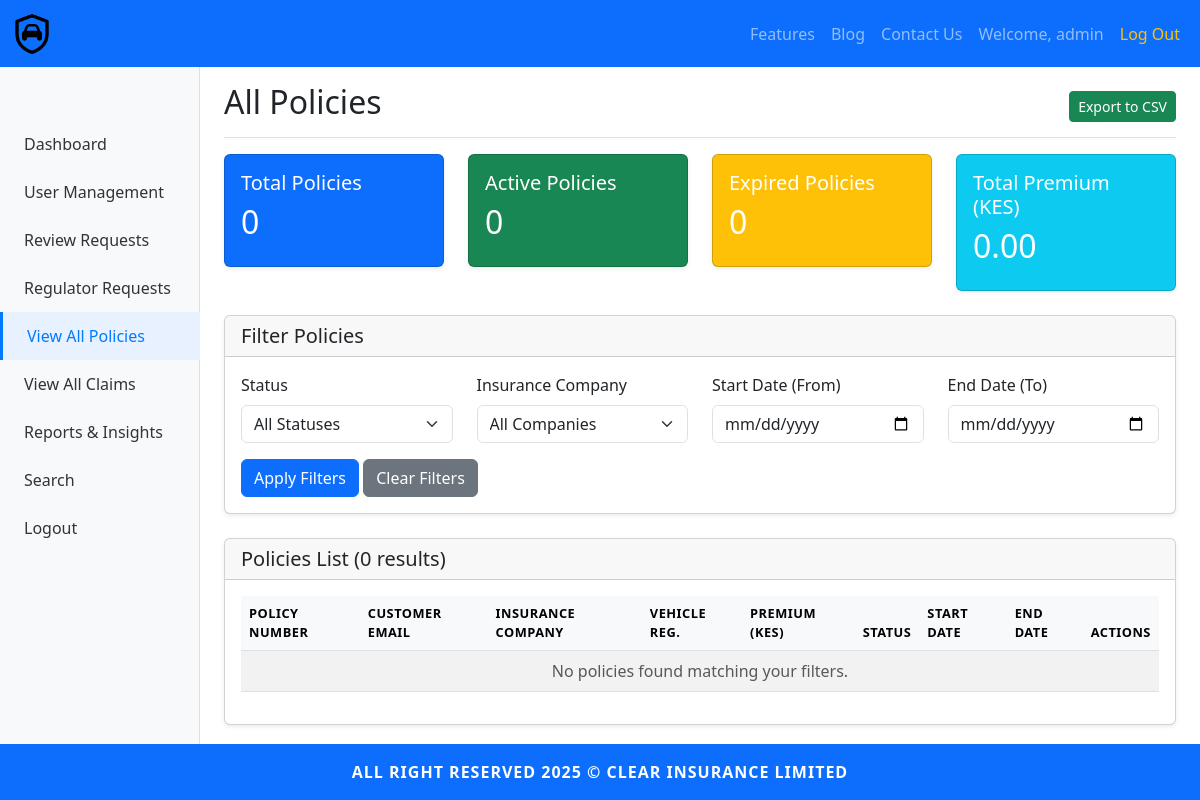
The app's page /admin/view-policies (signed in), older data.
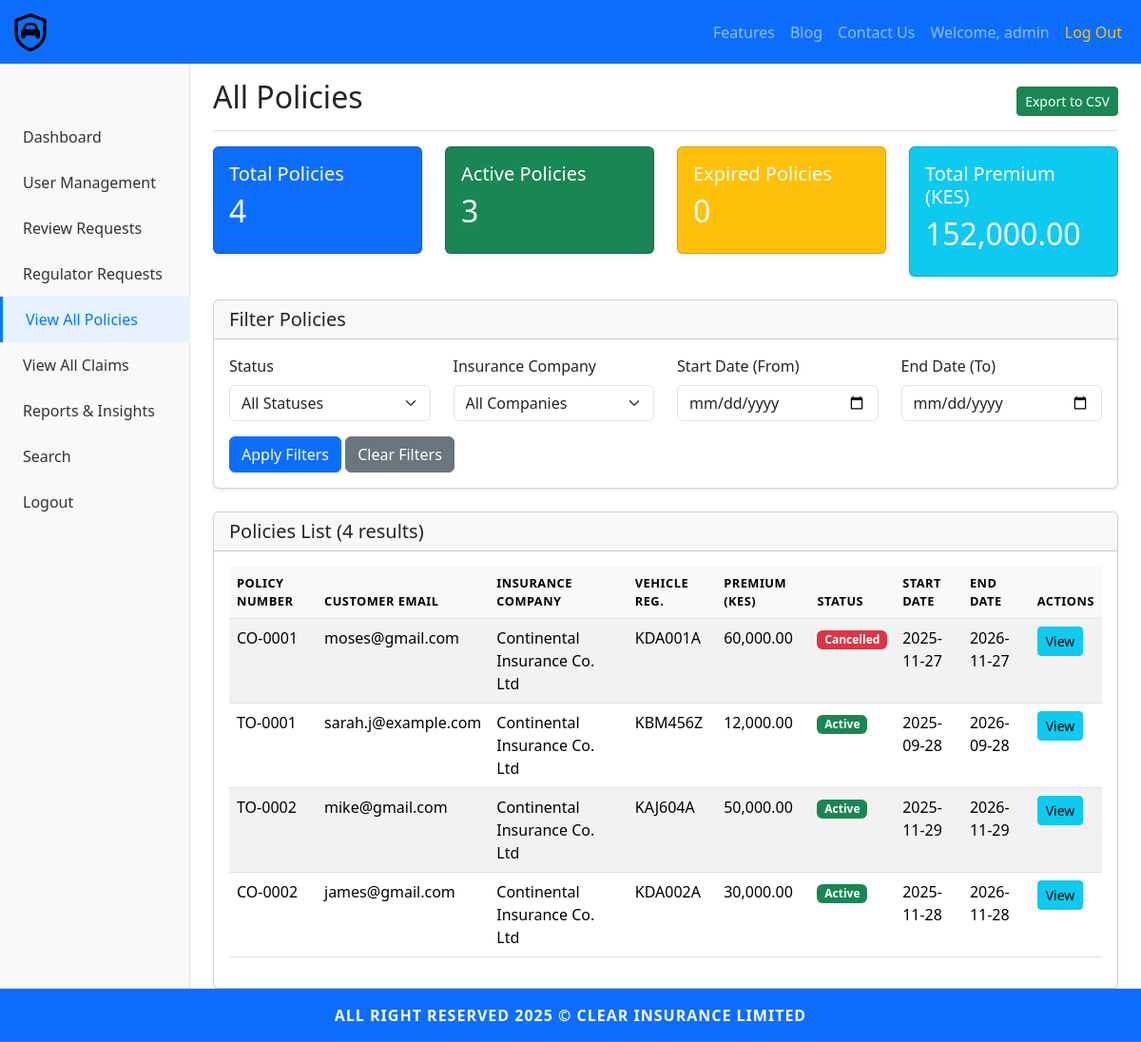
The same page, newer data.
### models.py (models this page shows)
class Policy(db.Model):
	id = db.Column(db.Integer, primary_key=True)
	policy_number = db.Column(db.String(50), unique=True, nullable=False)
	policy_type = db.Column(db.String(50), nullable=False)  # Comprehensive, Third-Party Only, Third-Party Fire & Theft
	effective_date = db.Column(db.Date, nullable=False)
	expiry_date = db.Column(db.Date, nullable=False)
	premium_amount = db.Column(db.Float, nullable=False)
	payment_mode = db.Column(db.String(50), nullable=False)
	insured_name = db.Column(db.String(200), nullable=False)
	national_id = db.Column(db.String(50), nullable=False)
	kra_pin = db.Column(db.String(50), nullable=True)
	date_of_birth = db.Column(db.Date, nullable=False)
	phone_number = db.Column(db.String(20), nullable=False)
	email_address = db.Column(db.String(150), nullable=False)
	postal_address = db.Column(db.Text, nullable=True)
	registration_number = db.Column(db.String(50), nullable=False)
	make_model = db.Column(db.String(150), nullable=False)
	year_of_manufacture = db.Column(db.Integer, nullable=False)
	chassis_number = db.Column(db.String(100), nullable=False)
	engine_number = db.Column(db.String(100), nullable=False)
	body_type = db.Column(db.String(50), nullable=False)
	color = db.Column(db.String(50), nullable=False)
	seating_capacity = db.Column(db.Integer, nullable=False)
	use_category = db.Column(db.String(50), nullable=False)
	sum_insured = db.Column(db.Float, nullable=False)
	excess = db.Column(db.Float, nullable=False)
	political_violence = db.Column(db.Boolean, default=False)
	windscreen_cover = db.Column(db.Boolean, default=False)
	passenger_liability = db.Column(db.Boolean, default=False)
	road_rescue = db.Column(db.Boolean, default=False)
	insurance_company_id = db.Column(db.Integer, db.ForeignKey('insurance_company.id'), nullable=False)
	created_by = db.Column(db.Integer, db.ForeignKey('insurer.id'), nullable=False)
	date_entered = db.Column(db.DateTime, default=datetime.utcnow, nullable=False)
	status = db.Column(db.String(20), default='Active', nullable=False)  # Active, Expired, Cancelled
	cancelled_by = db.Column(db.Integer, db.ForeignKey('insurer.id'), nullable=True)
	cancellation_date = db.Column(db.DateTime, nullable=True)
	cancellation_reason = db.Column(db.Text, nullable=True)
	insurance_company = db.relationship('InsuranceCompany', backref='policies', lazy=True)
	creator = db.relationship('Insurer', backref='created_policies', lazy=True, foreign_keys=[created_by])
	canceller = db.relationship('Insurer', backref='cancelled_policies', lazy=True, foreign_keys=[cancelled_by])
	photos = db.relationship('PolicyPhoto', backref='policy', lazy=True, cascade='all, delete-orphan')

class InsuranceCompany(db.Model):
	id = db.Column(db.Integer, primary_key=True)
	name = db.Column(db.String(200), unique=True, nullable=False)
	is_active = db.Column(db.Boolean, default=True, nullable=False)
	insurers = db.relationship('Insurer', backref='company', lazy=True)

### app.py (the view)
@app.route('/admin/view-policies')
@login_required
@admin_required
def admin_view_policies():
	from datetime import datetime
	status_filter = request.args.get('status', '')
	company_filter = request.args.get('company_id', '')
	start_date = request.args.get('start_date', '')
	end_date = request.args.get('end_date', '')
	query = Policy.query
	if status_filter:
		query = query.filter_by(status=status_filter)
	if company_filter:
		query = query.filter_by(insurance_company_id=company_filter)
	if start_date:
		try:
			start_dt = datetime.strptime(start_date, '%Y-%m-%d')
			query = query.filter(Policy.effective_date >= start_dt)
		except ValueError:
			pass
	if end_date:
		try:
			end_dt = datetime.strptime(end_date, '%Y-%m-%d')
			query = query.filter(Policy.expiry_date <= end_dt)
		except ValueError:
			pass
	policies = query.all()
	total_policies = len(policies)
	active_policies = sum(1 for p in policies if p.status == 'Active')
	expired_policies = sum(1 for p in policies if p.status == 'Expired')
	cancelled_policies = sum(1 for p in policies if p.status == 'Cancelled')
	total_premium = sum(p.premium_amount for p in policies)
	companies = InsuranceCompany.query.all()
	return render_template('admin/view_policies.html',
		policies=policies,
		companies=companies,
		total_policies=total_policies,
		active_policies=active_policies,
		expired_policies=expired_policies,
		cancelled_policies=cancelled_policies,
		total_premium=total_premium,
		status_filter=status_filter,
		company_filter=company_filter,
		start_date=start_date,
		end_date=end_date
	)

### app.py (called while the page is built)
@login_manager.user_loader
def load_user(user_id):
	if '_' not in user_id:
		return None
	user_type, user_pk = user_id.split('_', 1)
	model_map = {
		'admin': Admin,
		'customer': Customer,
		'insurer': Insurer,
		'regulator': Regulator
	}
	model = model_map.get(user_type)
	if model:
		return model.query.get(int(user_pk))
	return None

### templates/admin/view_policies.html (shortened to what the changed rows need)
{% extends "base.html" %}
{% block content %}
<div class="container-fluid">
    <div class="row">
        <main class="col-md-9 ms-sm-auto col-lg-10 px-md-4">
            <div class="d-flex justify-content-between flex-wrap flex-md-nowrap align-items-center pt-3 pb-2 mb-3 border-bottom">
                <h1 class="h2">All Policies</h1>
            </div>
            <div class="row mb-4">
                <div class="col-md-3">
                    <div class="card text-white bg-primary">
                        <div class="card-body">
                            <h5 class="card-title">Total Policies</h5>
                            <h2>{{ total_policies }}</h2>
                        </div>
                    </div>
                </div>
                <div class="col-md-3">
                    <div class="card text-white bg-success">
                        <div class="card-body">
                            <h5 class="card-title">Active Policies</h5>
                            <h2>{{ active_policies }}</h2>
                        </div>
                    </div>
                </div>
                <div class="col-md-3">
                    <div class="card text-white bg-warning">
                        <div class="card-body">
                            <h2>{{ expired_policies }}</h2>
                        </div>
                    </div>
                </div>
                <div class="col-md-3">
                    <div class="card text-white bg-info">
                        <div class="card-body">
                            <h5 class="card-title">Total Premium (KES)</h5>
                            <h2>{{ "{:,.2f}".format(total_premium) }}</h2>
                        </div>
                    </div>
                </div>
            </div>
            <div class="card">
                <div class="card-header">
                    <h5 class="mb-0"> Policies List ({{ total_policies }} results)</h5>
                </div>
                <div class="card-body">
                    <div class="table-responsive">
                        <table class="table table-striped table-hover">
                            <thead>
                                <tr>
                                    <th>Policy Number</th>
                                    <th>Customer Email</th>
                                    <th>Insurance Company</th>
                                    <th>Vehicle Reg.</th>
                                    <th>Premium (KES)</th>
                                    <th>Status</th>
                                    <th>Start Date</th>
                                    <th>End Date</th>
                                    <th>Actions</th>
                                </tr>
                            </thead>
                            <tbody>
                                {% if policies %}
                                    {% for policy in policies %}
                                    <tr>
                                        <td>{{ policy.policy_number }}</td>
                                        <td>{{ policy.email_address }}</td>
                                        <td>{{ policy.insurance_company.name if policy.insurance_company else 'N/A' }}</td>
                                        <td>{{ policy.registration_number }}</td>
                                        <td>{{ "{:,.2f}".format(policy.premium_amount) }}</td>
                                        <td>
                                            {% if policy.status == 'Active' %}
                                            <span class="badge bg-success">{{ policy.status }}</span>
                                            {% elif policy.status == 'Expired' %}
                                            <span class="badge bg-warning text-dark">{{ policy.status }}</span>
                                            {% elif policy.status == 'Cancelled' %}
                                            <span class="badge bg-danger">{{ policy.status }}</span>
                                            {% else %}
                                            <span class="badge bg-secondary">{{ policy.status }}</span>
                                            {% endif %}
                                        </td>
                                        <td>{{ policy.effective_date.strftime('%Y-%m-%d') if policy.effective_date else 'N/A' }}</td>
                                        <td>{{ policy.expiry_date.strftime('%Y-%m-%d') if policy.expiry_date else 'N/A' }}</td>
                                        <td>
                                            <a href="{{ url_for('admin_view_policy_detail', policy_id=policy.id) }}" class="btn btn-sm btn-info">
                                                 View
                                            </a>
                                        </td>
                                    </tr>
                                    {% endfor %}
                                {% else %}
                                    <tr>
                                        <td colspan="9" class="text-center text-muted">No policies found matching your filters.</td>
                                    </tr>
                                {% endif %}
                            </tbody>
                        </table>
                    </div>
                </div>
            </div>
        </main>
    </div>
</div>
{% endblock %}

Row changes from the older to the newer data that the page shows:
added Policy: policy_number "CO-0001", email_address "moses@gmail.com", insurance_company "Continental Insurance Co. Ltd", registration_number "KDA001A", premium_amount "60,000.00", status "Cancelled", effective_date "2025-11-27", expiry_date "2026-11-27"
added Policy: policy_number "TO-0001", email_address "sarah.j@example.com", insurance_company "Continental Insurance Co. Ltd", registration_number "KBM456Z", premium_amount "12,000.00", status "Active", effective_date "2025-09-28", expiry_date "2026-09-28"
added Policy: policy_number "TO-0002", email_address "mike@gmail.com", insurance_company "Continental Insurance Co. Ltd", registration_number "KAJ604A", premium_amount "50,000.00", status "Active", effective_date "2025-11-29", expiry_date "2026-11-29"
added Policy: policy_number "CO-0002", email_address "james@gmail.com", insurance_company "Continental Insurance Co. Ltd", registration_number "KDA002A", premium_amount "30,000.00", status "Active", effective_date "2025-11-28", expiry_date "2026-11-28"
Text that changed along with them:
{{ total_policies }}: "0" → "4"
{{ active_policies }}: "0" → "3"
{{ "{:,.2f}".format(total_premium) }}: "0.00" → "152,000.00"
text no longer shown: "No policies found matching your filters."
